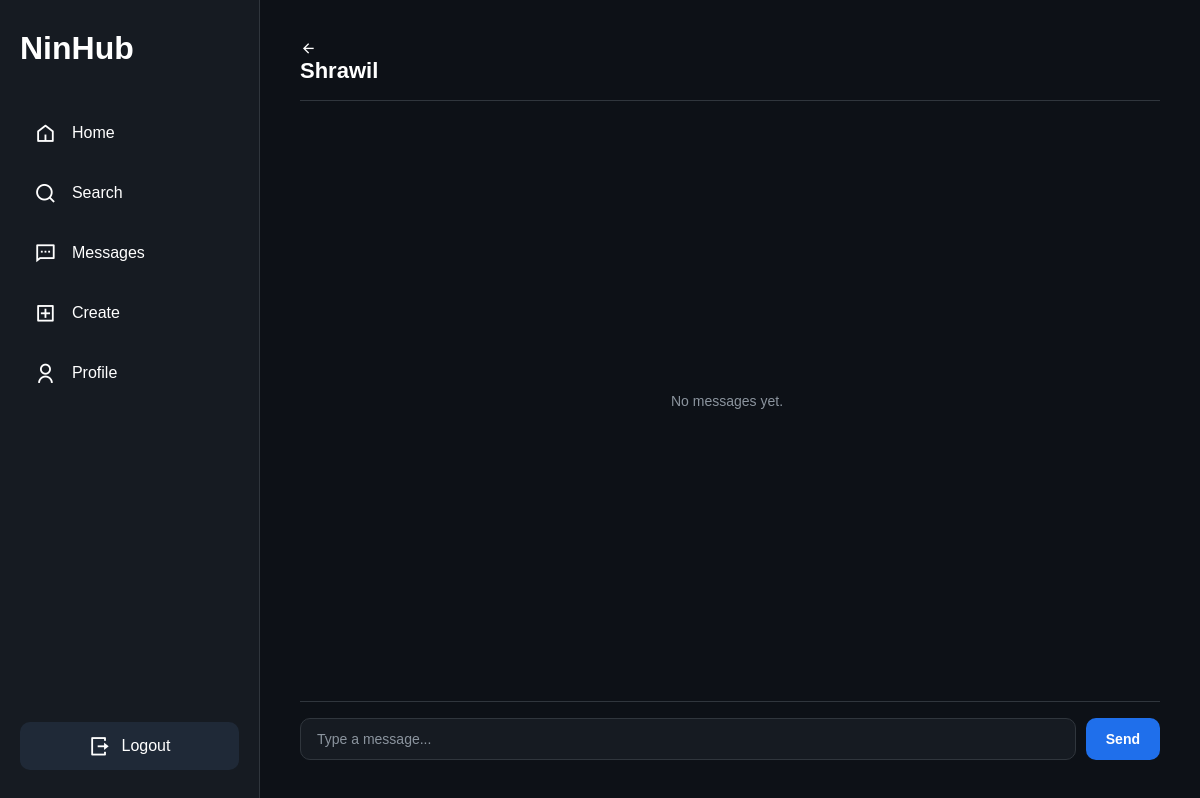
The page /social/chat/Shrawil/ (signed in) on the database as committed earlier.
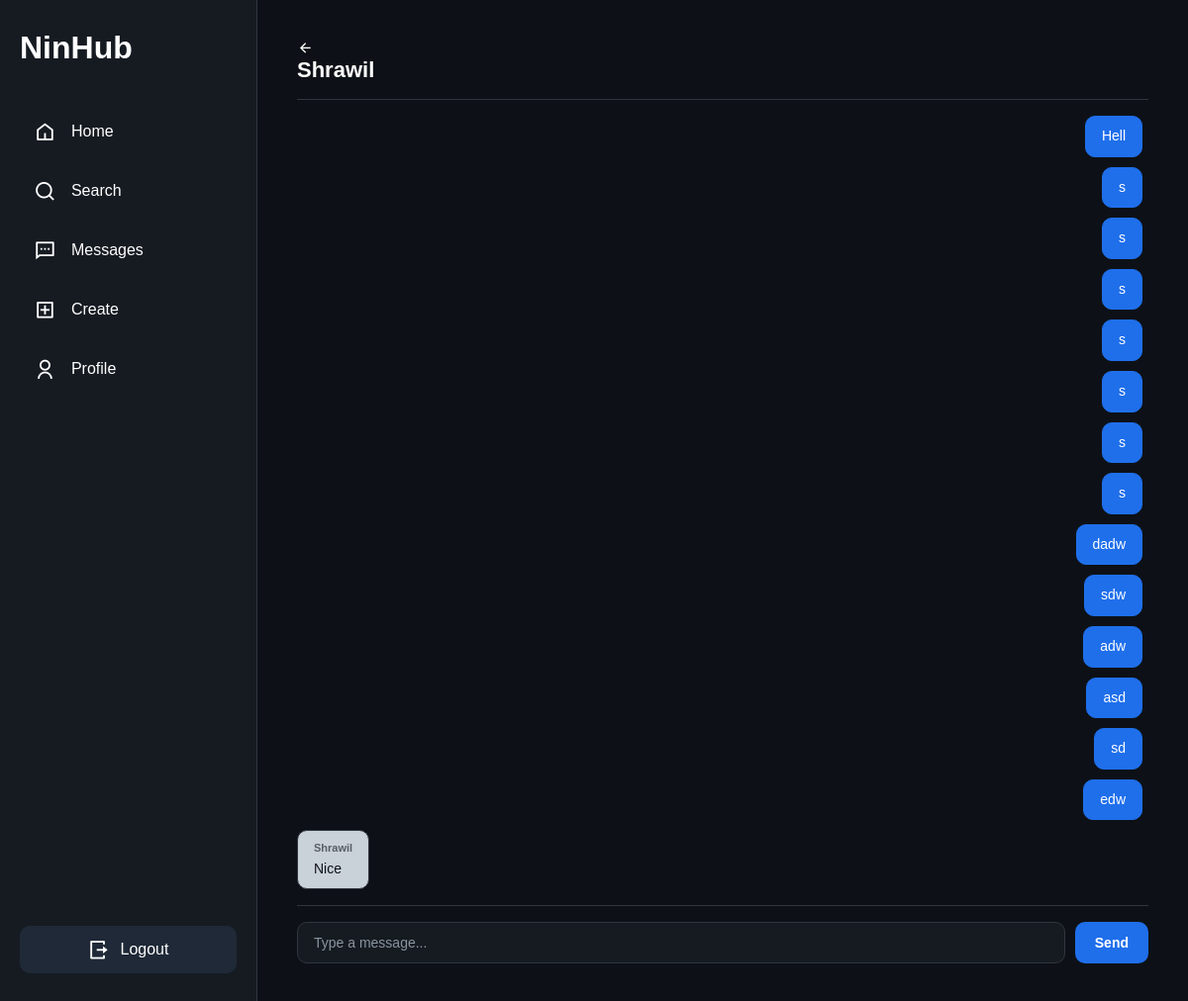
The same page on the database as committed later.
### social/models.py (models this page shows)
class Message(models.Model):
    sender = models.ForeignKey(User, on_delete=models.CASCADE, related_name="sent_messages")
    receiver = models.ForeignKey(User, on_delete=models.CASCADE, related_name="received_messages")
    text = models.TextField(max_length=1000)
    created_at = models.DateTimeField(auto_now_add=True)
    is_read = models.BooleanField(default=False)
    class Meta:
        ordering = ["created_at"]

### social/views.py (the view, shortened to what this page needs)
# urls.py: path("chat/", views.chat_list, name="chat_list"),
@login_required
def chat(request, username):
    other_user = get_object_or_404(User, username=username)
    Message.objects.filter(sender=other_user, receiver=request.user, is_read=False).update(is_read=True)
    Notification.objects.filter(user=request.user, sender=other_user, is_read=False).update(is_read=True)
    messages = Message.objects.filter(
        Q(sender=request.user, receiver=other_user) | Q(sender=other_user, receiver=request.user)
    )
    return render(request, "social/chat.html", {"other_user": other_user, "messages": messages})

### social/templates/social/chat.html (shortened to what this page needs)
{% extends "base.html" %}
{% block content %}
<div class="chat-page">
  <div class="chat-header">
    <a href="{% url 'chat_list' %}">
        <i class="ri-arrow-left-line"></i>
    </a>
    <h2>{{ other_user.username }}</h2>
  </div>
    <div class="messages" id="messages" data-last-id="{{ messages.last.id|default:0 }}">
        {% for message in messages %}
            <div class="bubble-row {% if message.sender == request.user %}sent{% else %}received{% endif %}" data-id="{{ message.id }}">
                <div class="bubble">
                    {% if message.sender != request.user %}
                    <span class="sender-name">{{ message.sender }}</span>
                    {% endif %}
                    {{ message.text }}
                </div>
            </div>
        {% empty %}
            <p class="no-messages">No messages yet.</p>
        {% endfor %}
    </div>
  <form method="POST" class="chat-form">
    <input
      type="text"
      name="message"
      autocomplete="off"
      placeholder="Type a message..."
      required
    >
    <button type="submit">Send</button>
  </form>
</div>
{% endblock %}

### user/templates/base.html (shortened to what this page needs)
{% load static %}
<!DOCTYPE html>
<html lang="en">
    <head>
        <link rel="stylesheet" href="{% static 'css/base.css' %}">
        <link href="https://cdn.jsdelivr.net/npm/remixicon/fonts/remixicon.css" rel="stylesheet">
    </head>
    <body>
        <div class="layout">
            <aside class="sidebar">
                <h1 class="logo">NinHub</h1>
                <nav>
                    <a href="{% url 'home' %}" class="{% if request.resolver_match.url_name == 'home' %}active{% endif %}">
                        <i class="ri-home-5-line"></i>
                        <span>Home</span>
                    </a>
                    <a href="{% url 'search' %}" class="{% if request.resolver_match.url_name == 'search' %}active{% endif %}">
                        <i class="ri-search-line"></i>
                        <span>Search</span>
                    </a>
                        <a href="{% url 'chat_list' %}" class="{% if request.resolver_match.url_name == 'chat_list' %}active{% endif %}">
                        <i class="ri-message-2-line"></i>
                        <span>Messages</span>
                    </a>
                    <a href="{% url 'create-post' %}" class="{% if request.resolver_match.url_name == 'create_post' %}active{% endif %}">
                        <i class="ri-add-box-line"></i>
                        <span>Create</span>
                    </a>
                    <a href="{% url 'me' %}" class="{% if request.resolver_match.url_name == 'me' %}active{% endif %}">
                        <i class="ri-user-line"></i>
                        <span>Profile</span>
                    </a>
                </nav>
                <div class="logout-container">
                    <a href="{% url 'logout' %}" class="logout-btn">
                        <i class="ri-logout-box-r-line"></i>
                        <span>Logout</span>
                    </a>
                </div>
            </aside>
            <main class="content">
                {% block content %}
                {% endblock %}
            </main>
        </div>
    </body>
</html>

### static/css/base.css (style rules this page uses)
* { margin:0; padding:0; box-sizing:border-box; font-family:Arial,sans-serif; }
body { background:#0d1117; color:white; }
a { text-decoration:none; color:inherit; }
.layout { display:flex; min-height:100vh; flex:1; }
.sidebar { width:260px; background:#161b22; border-right:1px solid #30363d; display:flex; flex-direction:column; padding:30px 20px; position:sticky; top:0; height:100vh; flex-shrink:0; }
.logo { font-size:32px; margin-bottom:40px; }
.sidebar nav { display:flex; flex-direction:column; gap:8px; }
.sidebar nav a { display:flex; align-items:center; gap:15px; padding:14px; border-radius:10px; transition:.25s; }
.sidebar i { font-size:22px; }
.logout-container { margin-top:auto; }
.logout-btn { display:flex; justify-content:center; align-items:center; gap:10px; background:#1f2937; padding:12px; border-radius:10px; transition:.25s; }
.content { flex:1; padding:40px; }

### social/templates/social/chat.html (style rules this page uses)
.chat-page { display:flex; flex-direction:column; height:calc(100vh - 80px); background:transparent; }
.chat-header { padding-bottom:16px; margin-bottom:16px; border-bottom:1px solid #30363d; }
.chat-header h2 { font-size:22px; font-weight:600; }
.messages { flex:1; overflow-y:auto; display:flex; flex-direction:column; gap:10px; padding-right:6px; background:transparent; }
.bubble-row { display:flex; max-width:65%; }
.bubble-row.sent { align-self:flex-end; }
.bubble-row.received { align-self:flex-start; }
.bubble { padding:10px 16px; border-radius:10px; font-size:14px; line-height:1.4; border:1px solid #30363d; transition:.25s; }
.bubble .sender-name { display:block; font-size:11px; font-weight:700; margin-bottom:3px; opacity:.7; }
.sent .bubble { background:#1f6feb; border-color:#1f6feb; color:#ffffff; }
.received .bubble { background:#c9d1d9; color:#0d1117; }
.received .bubble .sender-name { opacity:.6; }
.chat-form { display:flex; gap:10px; padding-top:16px; margin-top:16px; border-top:1px solid #30363d; }
.chat-form input[type="text"] { flex:1; padding:12px 16px; border-radius:10px; border:1px solid #30363d; background:#161b22; color:white; font-size:14px; outline:none; transition:.25s; }
.chat-form input[type="text"]::placeholder { color:#8b949e; }
.chat-form button { padding:12px 20px; border:none; border-radius:10px; background:#1f6feb; color:white; font-weight:600; font-size:14px; cursor:pointer; transition:.25s; }

Rows that differ between the two databases and show on the page:
added Message: text "Hell"
added Message: text "s"
added Message: text "s"
added Message: text "s"
added Message: text "s"
added Message: text "s"
added Message: text "s"
added Message: text "s"
added Message: text "dadw"
added Message: text "sdw"
added Message: text "adw"
added Message: text "asd"
added Message: text "sd"
added Message: text "edw"
added Message: sender "Shrawil", text "Nice"
Other text that changed with them:
text no longer shown: "No messages yet."
